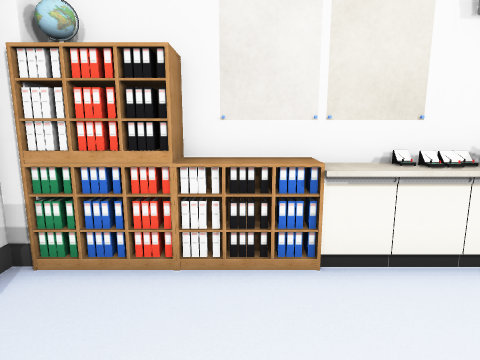
[1] (above)

14 first-person views from a walk through a 3-D level made in the Unity game engine. The camera is 1.2 m above the floor, tilts 10° down and sees 75° across. The floor is counted in squares, 0.5 m on a side. Each view is taken from the middle of a square. On the plan, view 1 faces up. The plan holds only what a view shows up to about 19 squares ahead; the rest is blank. The player is left out. Some animated figures are not drawn. Some surface patterns are stand-ins.

[2]
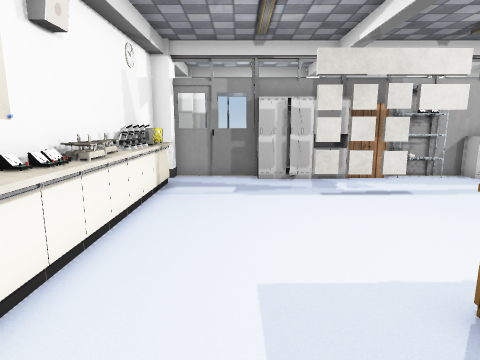

[3]
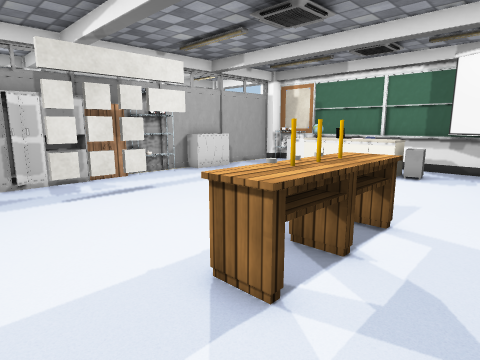

[4]
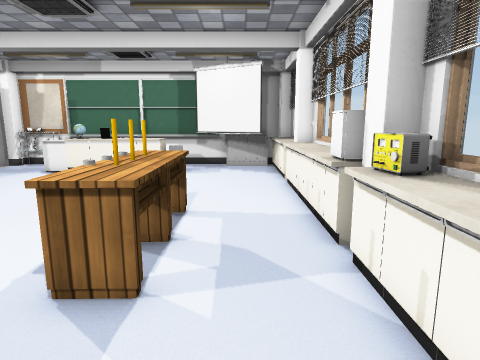

[5]
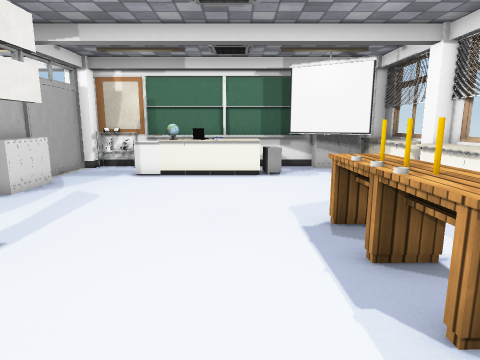

[6]
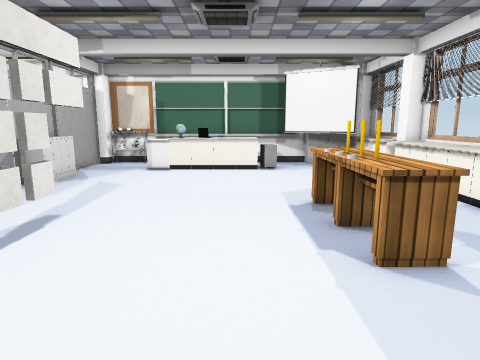

[7]
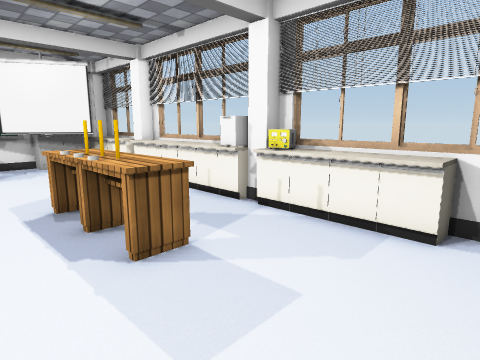

[8]
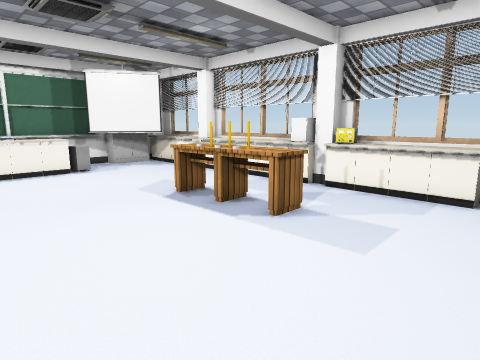

[9]
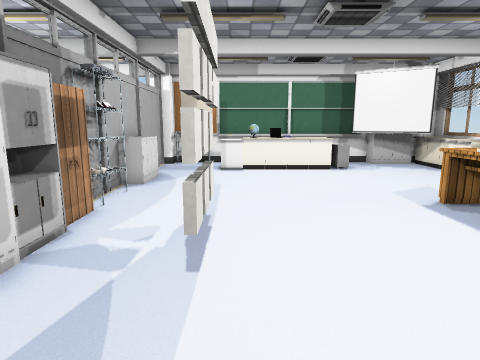

[10]
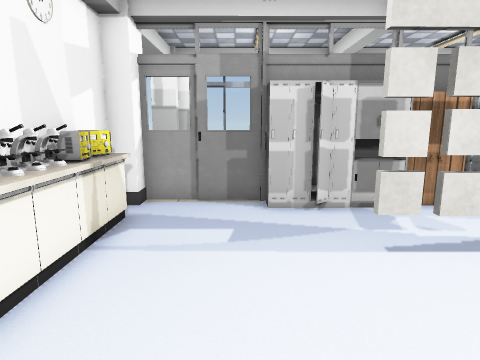

[11]
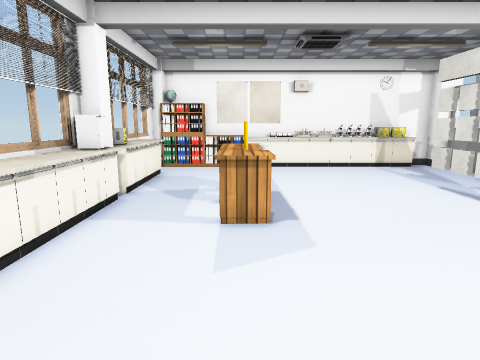

[12]
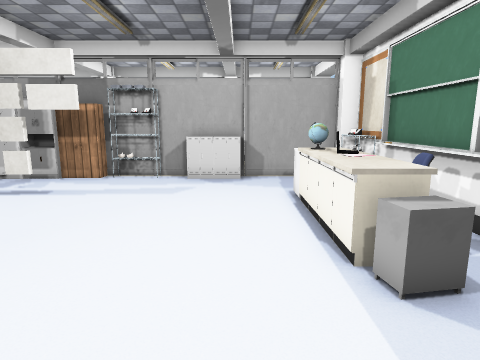

[13]
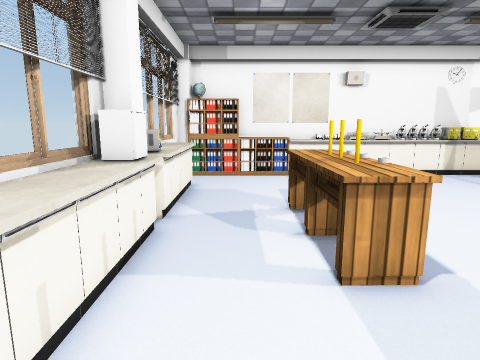

[14]
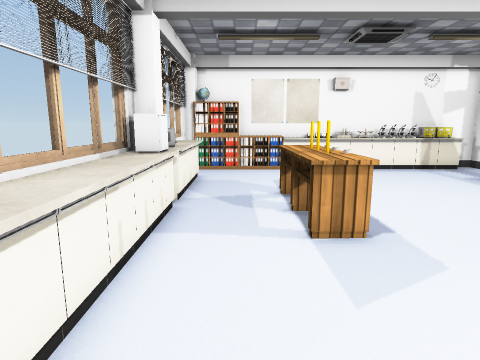

### Floor plan
Key: @ floor where view 1 was taken; # wall or solid block; x gap in a wall; . floor; = window, fence, low wall or low ledge; P poster; L locker; E desk; S shelf; C chair; O other object.
Columns run from 4 left of view 1 to 13 right of it. Each row starts with its distance up from view 1.
  6 ####PPOPOO#OOOO##
  5 #OOOOOOOOOOOOOOO##
  4 #................=
  3 #O...............=
  2 #O...............=
  1 #O..............L#
  0 #O..@...........L#
 -1 #O..EEE......#..L#
 -2 #O..EEE......x..S#
 -3 #O..EEE......x..S#
 -4 #O..EEE......x..SS
 -5 #O..EEE......#..S#
 -6 #O...EE.........S#
 -7 #O..............S#
 -8 #O...............#
 -9 #O..............S#
-10 #O..............S#
-11  O..............S#
-12 OO...............#
-13 OOOO..LLOOOEOO...#
-14 OO..OOLLOOOEOO...#
-15 OLLLL....CC   .. #
-16 #LLLLOOOOOOOO OP##

Where each view was taken, in squares from view 1:
view 1: 0 up, 0 right, facing up
view 2: 2 up, 2 left, facing right
view 3: 2 up, 2 left, facing down-right
view 4: 3 up, 1 left, facing down
view 5: 2 up, 4 right, facing down
view 6: 4 up, 4 right, facing down
view 7: 4 up, 4 right, facing down-left
view 8: 4 up, 8 right, facing down-left
view 9: 4 up, 8 right, facing down
view 10: 2 up, 3 right, facing right
view 11: 13 down, 1 right, facing up
view 12: 11 down, 2 left, facing right
view 13: 10 down, 1 left, facing up
view 14: 12 down, 1 left, facing up
